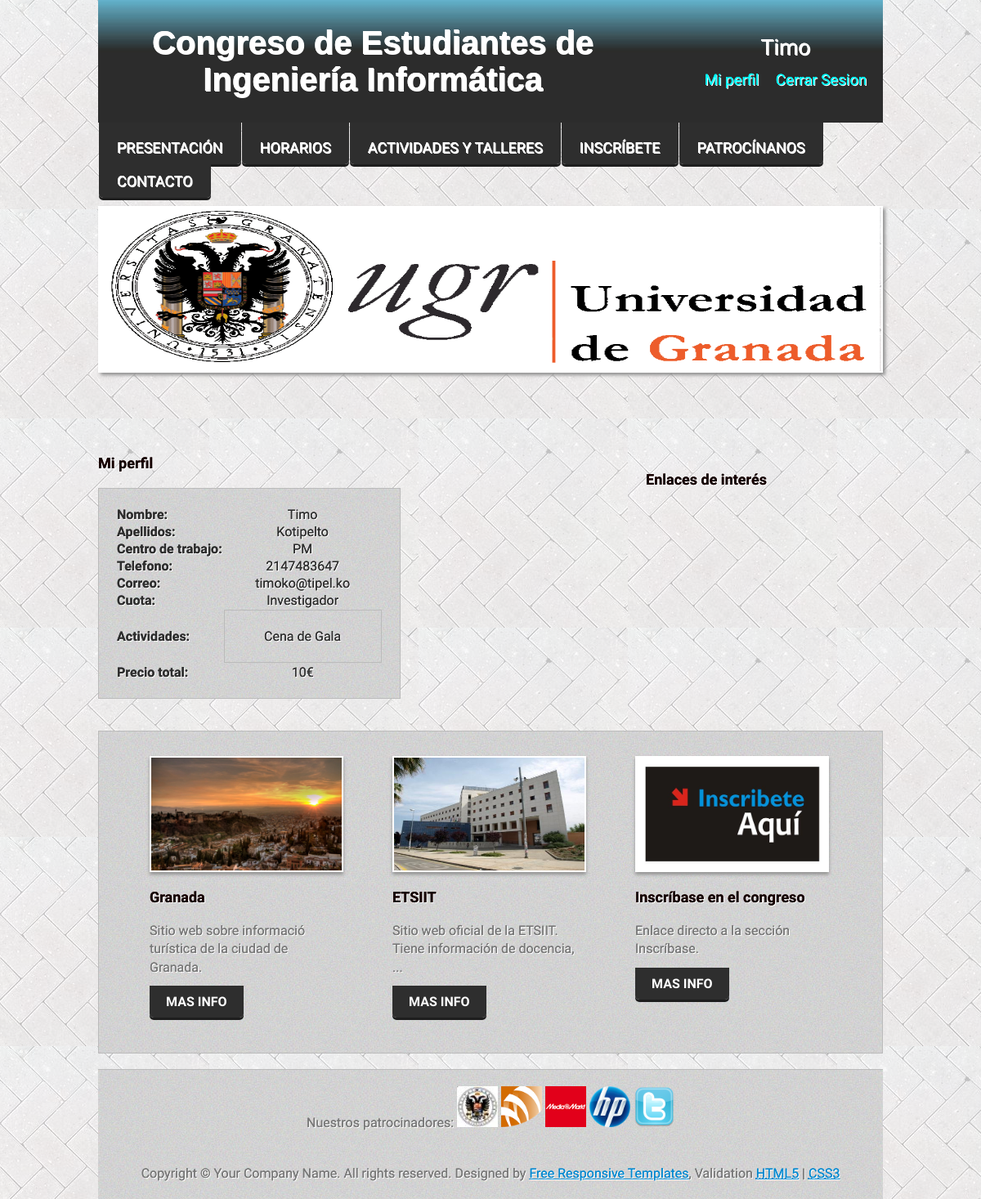
/index.php?sec=miperfil&user=Timo (signed in), run on the app's committed database.
### tables this page shows
CREATE TABLE IF NOT EXISTS `usuario` (
`idUsuario` int(11) NOT NULL,
  `tipo` int(1) NOT NULL DEFAULT '0',
  `Nombre` varchar(50) NOT NULL,
  `Apellidos` varchar(200) NOT NULL,
  `Centro de trabajo` varchar(200) NOT NULL,
  `Telefono` int(9) NOT NULL,
  `Correo` varchar(200) NOT NULL,
  `Password` varchar(100) NOT NULL,
  `idCuota` int(11) NOT NULL,
  `importe` double NOT NULL
);

CREATE TABLE IF NOT EXISTS `cuota` (
`idCuota` int(11) NOT NULL,
  `denominacion` varchar(50) NOT NULL,
  `descripcion` varchar(100) NOT NULL,
  `importe` double NOT NULL
);

CREATE TABLE IF NOT EXISTS `usuarioactividad` (
  `idActividad` int(11) NOT NULL,
  `idUsuario` int(11) NOT NULL
);

CREATE TABLE IF NOT EXISTS `actividad` (
`idActividad` int(11) NOT NULL,
  `codigo` varchar(100) NOT NULL,
  `denominacion` varchar(50) NOT NULL,
  `FechaHora` varchar(50) NOT NULL,
  `descripcion` varchar(10000) NOT NULL,
  `foto` varchar(100) NOT NULL,
  `importe` double NOT NULL
);

### extension/recuperador.php (called while the page is built, shortened)
<?php
function connect(){
	if(!$link = mysql_connect("localhost","root","root"))
		echo 'Error en la conexi&oacute;n.';
	else{
		if(!mysql_select_db("congresoETSIIT",$link))
			echo 'Error al seleccionar la base de datos';
	}
	return $link;
}
function searchQuota2($id){
	$link = connect();
	$query = 'select * from cuota where idCuota = '.$id;
	$result = mysql_query($query,$link);
	return mysql_fetch_assoc($result);
}
function searchUsusario($nom){
	$link = connect();
	$query = 'select * from usuario where nombre = "'.$nom.'"';
	$result = mysql_query($query, $link);
	return mysql_fetch_assoc($result);
}
function searchActividadesUsuario($id){
	$link = connect();
	$query = 'SELECT * FROM `usuarioactividad` WHERE idUsuario = '.$id;
	$result = mysql_query($query,$link);
	return $result;
}
function searchActividad($id){
	$link = connect();
	$query = 'SELECT * FROM `actividad` WHERE idActividad = '.$id;
	$result = mysql_query($query,$link);
	return mysql_fetch_assoc($result);
}
?>

### seccion/miperfil.php (the view)
<?php
	$fila = searchUsusario($_REQUEST['user']);
	$cuota = searchQuota2($fila['idCuota']);
	$arrayActividades = searchActividadesUsuario($fila['idUsuario']);
?>
<div class='mainContent'>
	<h2>Mi perfil</h2>
	<table>
		<tr>
			<th>Nombre:</th>
			<td><?php echo $fila['Nombre']; ?></td>
		</tr>
		<tr>
			<th>Apellidos:</th>
			<td><?php echo $fila['Apellidos']; ?></td>
		</tr>
		<tr>
			<th>Centro de trabajo:</th>
			<td><?php echo $fila['Centro de trabajo']; ?></td>
		</tr>
		<tr>
			<th>Telefono:</th>
			<td><?php echo $fila['Telefono']; ?></td>
		</tr>
		<tr>
			<th>Correo:</th>
			<td><?php echo $fila['Correo']; ?></td>
		</tr>
		<tr>
			<th>Cuota:</th>
			<td><?php echo $cuota['denominacion']; ?></td>
		</tr>
		<tr>
			<th>Actividades:</th>
			<td>
				<table>
					<?php
						while($row = mysql_fetch_assoc($arrayActividades)){
							$actividad = searchActividad($row['idActividad']);
							echo '<tr><td>'.$actividad['denominacion'].'</td></tr>';
						}
					?>
				</table>
			</td>
		</tr>
		<tr>
			<th>Precio total:</th>
			<td><?php echo $fila['importe']; ?>&euro;</td>
		</tr>
	</table>
</div>
<?php include 'estructura/boxes.php'; ?>
<br class='clearfloat' />

### css/styles.css (style rules this page uses)
* { margin:0; padding:0; }
body { font-family: 'Gentium Basic', serif; font-size: 16px; background: url(../seccion/imagenes/index/fondo_back.jpg) repeat; color: #777777; text-shadow: 0px 0px, 1px 1px #ffffff; }
h2 { font-size:18px; color:#160000; }
.box h2, .sidebar1 h2, .mainContent h2 { padding:20px 0; }
.mainContent { margin: 0 360px 0 0; padding:0 0 20px 0; }
.mainContent table { font-size: 20pt; padding: 20px; background:url(../seccion/imagenes/index/contentBackground.jpg) repeat; border:1px solid #bbbbbb; color: #2E2E2E; }
.mainContent table tr th { font-size: 12pt; text-align: left; width: 40%; }
.mainContent table tr td { font-size: 12pt; text-align: center; width: 60%; }

### data on the page
usuario: Nombre "Timo", Apellidos "Kotipelto", Centro de trabajo "PM", Telefono "2147483647", Correo "timoko@tipel.ko", importe "10"
cuota: denominacion "Investigador"
usuarioactividad: idActividad.denominacion "Cena de Gala"

### other printed values
$usu "Timo"
